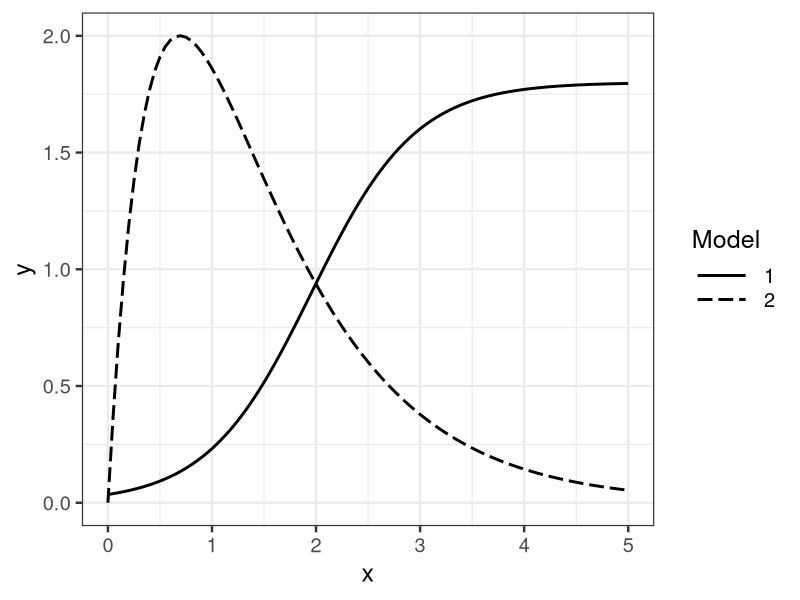

Write R code to recreate this figure.
library(ggplot2)

p <- ggplot(data=data.frame(X=c(0,5)), aes(x=X)) +
  theme_bw(base_size=18) +
  theme(legend.key.width=grid::unit(3,'line')) +
  stat_function(fun=function(x) 1.8/(1+50*exp(-2*x)), aes(linetype='1'), size=1) +
  stat_function(fun=function(x) 8*(exp(-x) - exp(-2*x)), aes(linetype='2'), size=1) +
  scale_linetype_manual(values=c('solid', '52', '12')) +
  labs(linetype='Model', x='x', y='y')
ggsave(file='output/fig7-7.png', plot=p, dpi=300, w=5, h=3)
